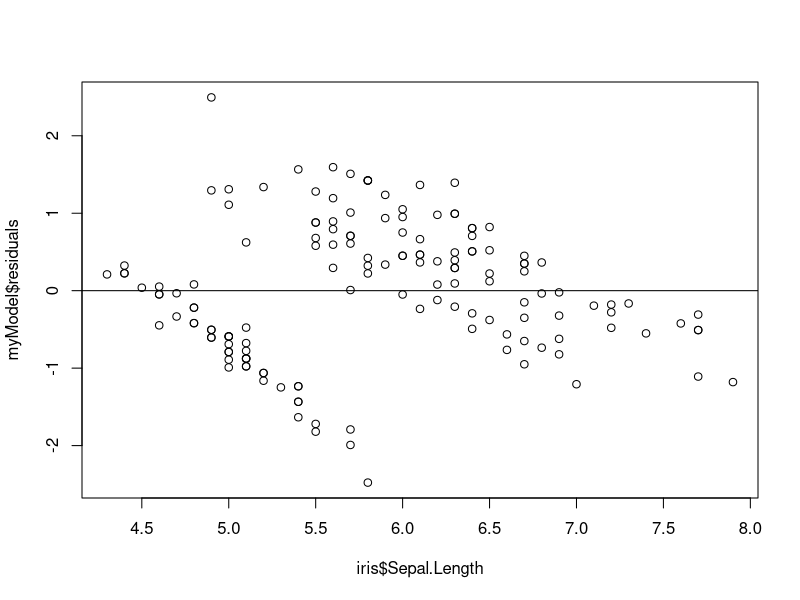
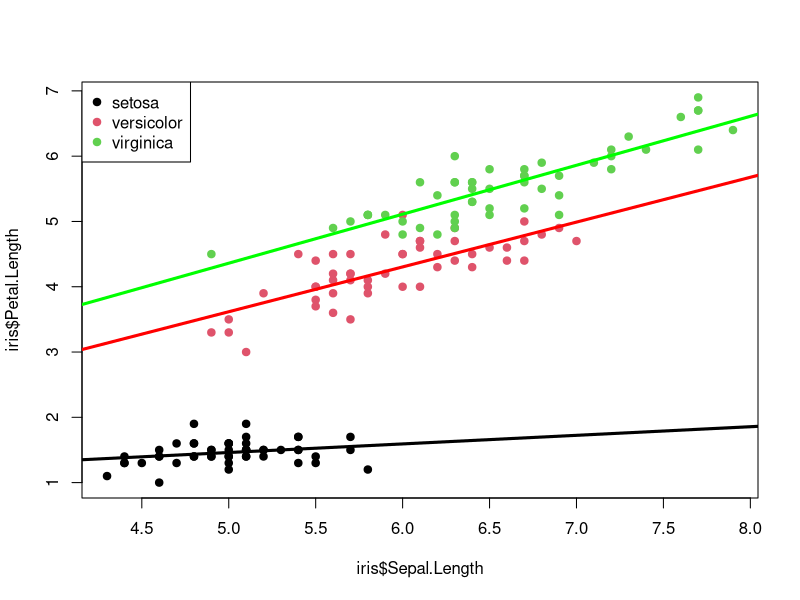

Write the R code that produced these figures, in order.
## ---- chunk 1
knitr::opts_chunk$set(echo = TRUE)
## ---- chunk 2
head(iris)
## ---- chunk 3
sapply(iris, function(x) sum(is.na(x)))
## ---- chunk 4
myModel <- lm(formula = (Petal.Length ~ Sepal.Length), data = iris)
## ---- chunk 5
head(round(myModel$fitted.values, 4))
## ---- chunk 6
predict(myModel, newdata = data.frame(Sepal.Length = 7))
## ---- chunk 7
plot(iris$Sepal.Length, myModel$residuals)
abline(h = 0)
## ---- chunk 8
setosaModel <- lm(Petal.Length ~ Sepal.Length, data = subset(iris, Species == "setosa"))
versicolorModel <- lm(Petal.Length ~ Sepal.Length, data = subset(iris, Species == "versicolor"))
virginicaModel <- lm(Petal.Length ~ Sepal.Length, data = subset(iris, Species == "virginica"))

plot(iris$Sepal.Length, iris$Petal.Length, pch = 19, col = factor(iris$Species))
legend("topleft", legend = levels(factor(iris$Species)), pch = 19, col = factor(levels(iris$Species)))

abline(setosaModel, col = "black", lwd = 3)
abline(versicolorModel, col = "red", lwd = 3)
abline(virginicaModel, col = "green", lwd = 3)
